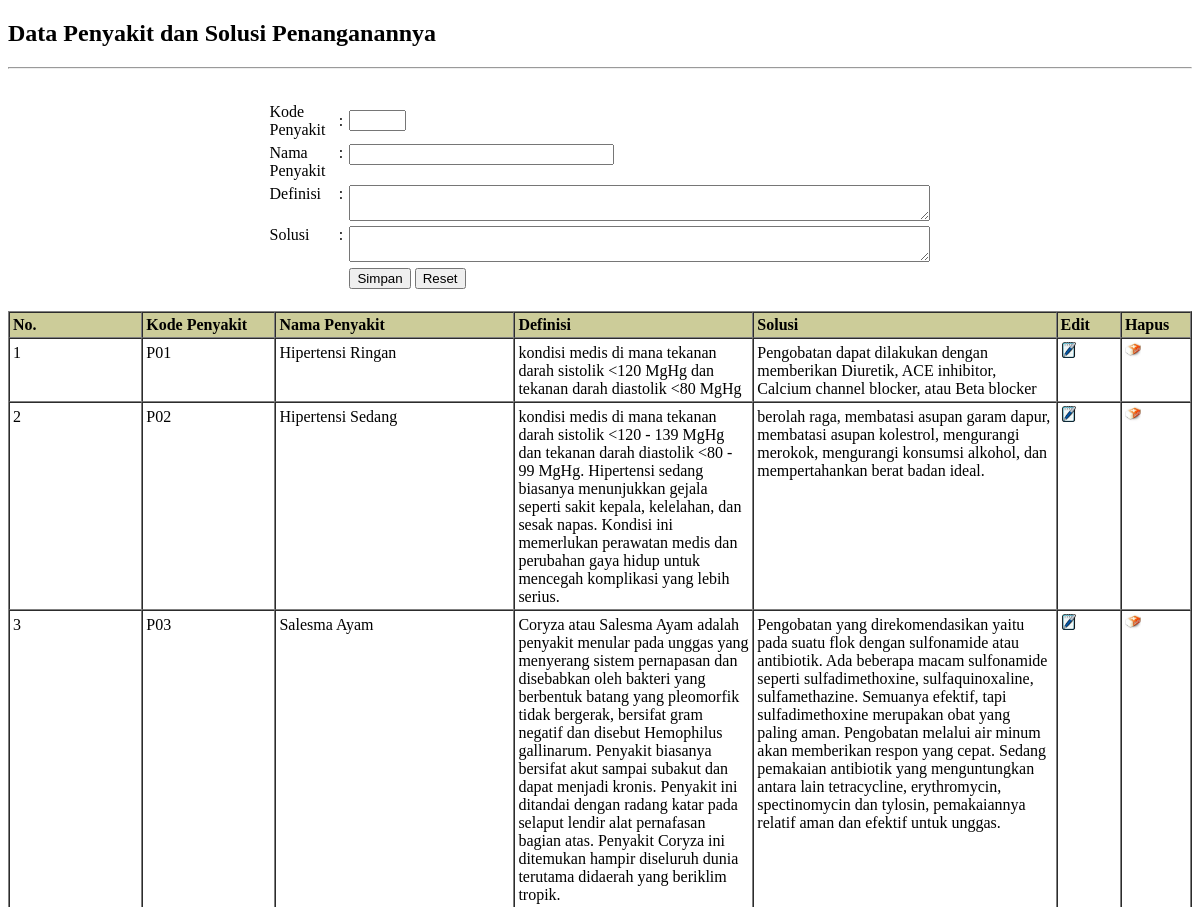
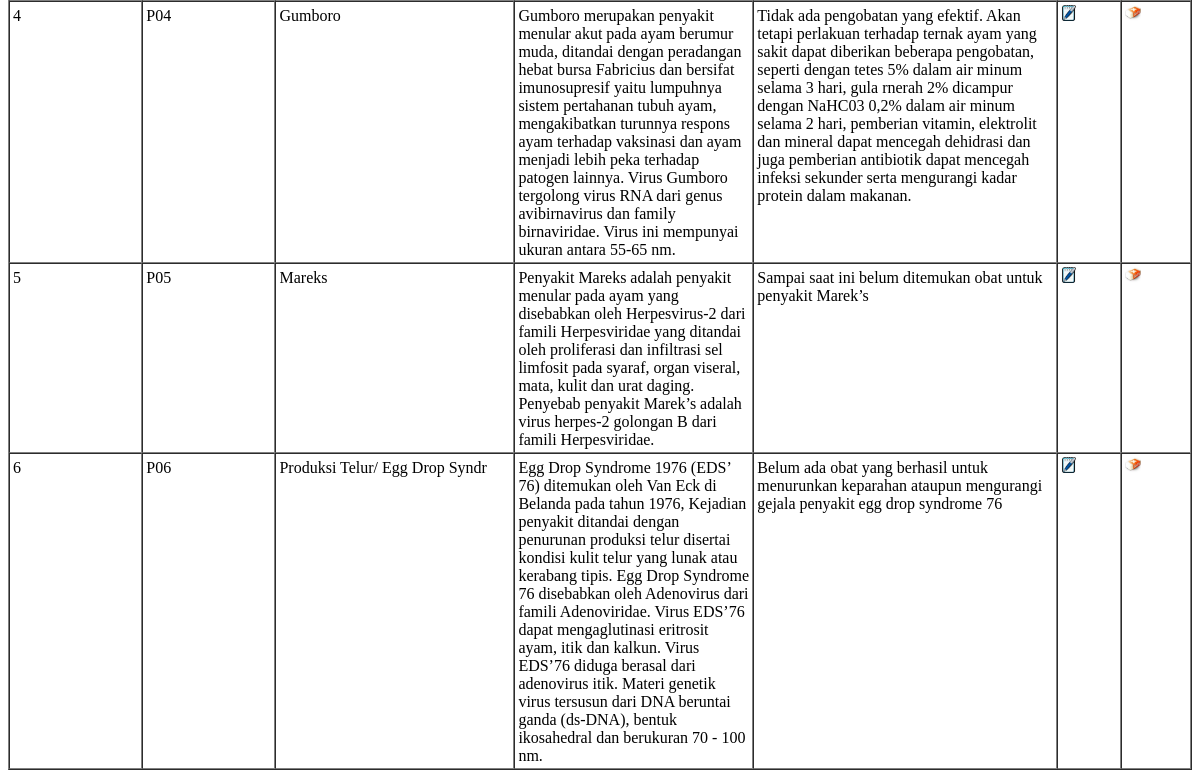
/admin/penyakit_solusi.php, run on an earlier commit of the app's database (2 pictures, top to bottom).
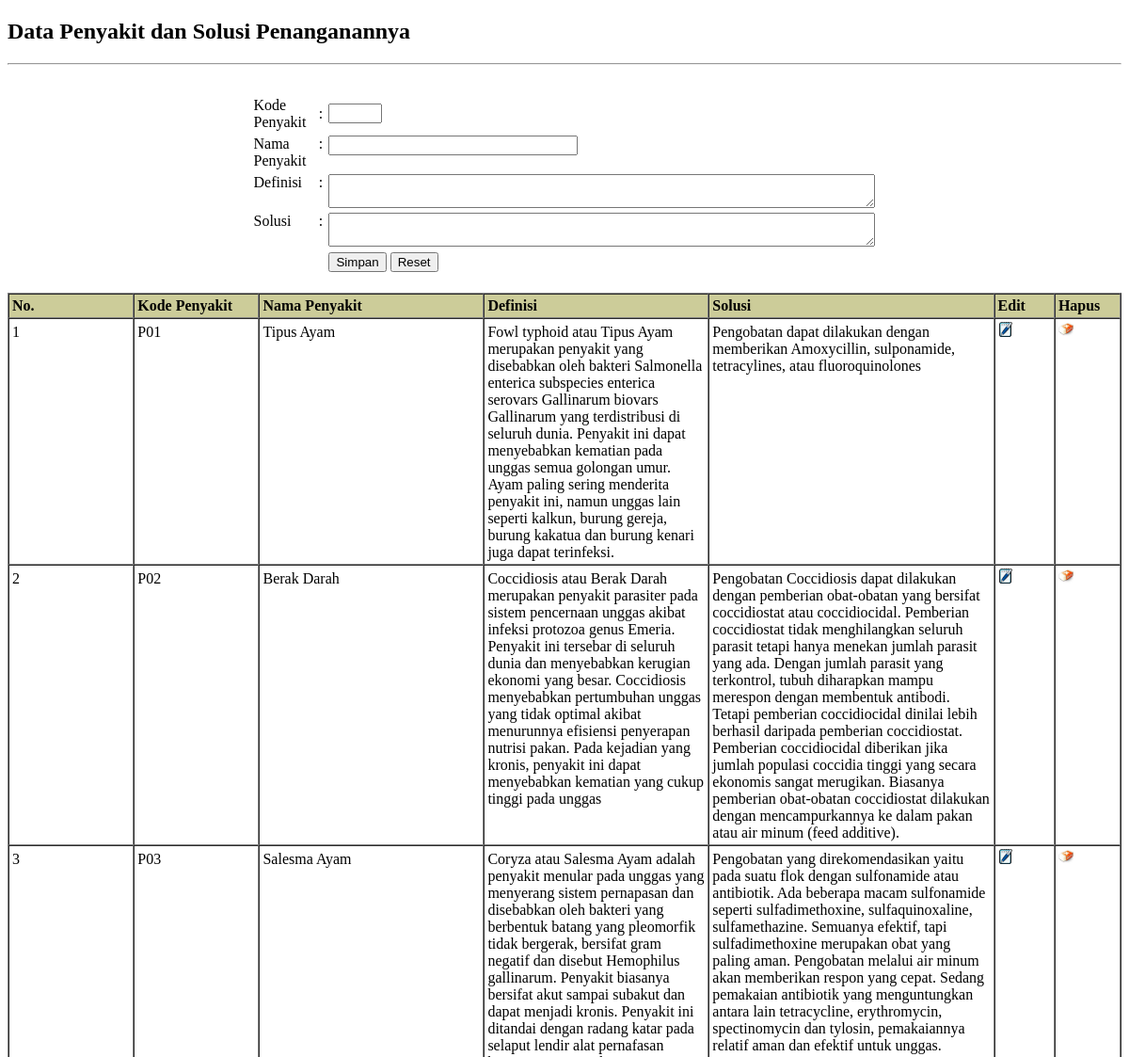
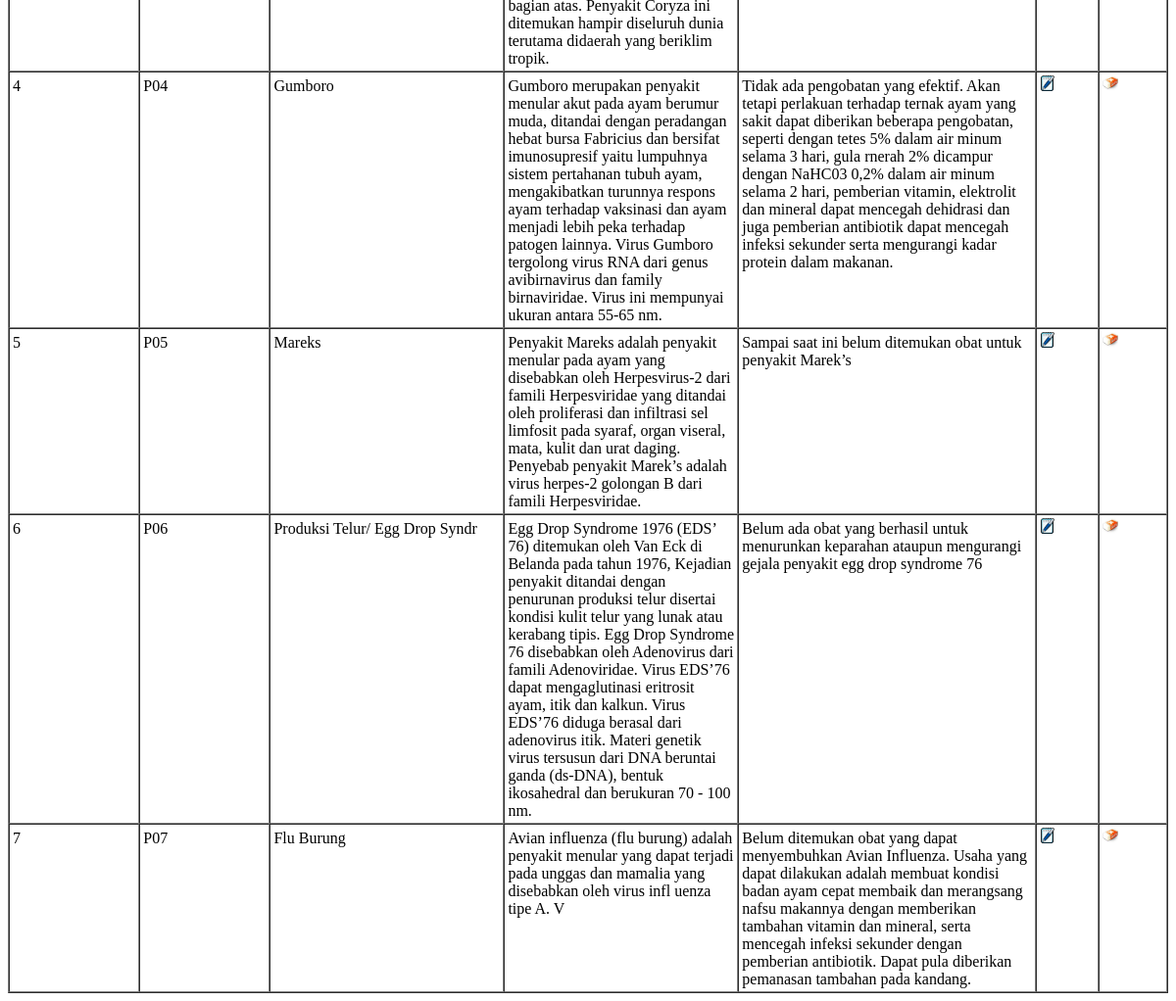
And on a later commit of the database (2 pictures, top to bottom).
### tables this page shows
CREATE TABLE `penyakit_solusi` (
  `kd_penyakit` char(4) NOT NULL,
  `nama_penyakit` varchar(30) DEFAULT NULL,
  `definisi` text DEFAULT NULL,
  `solusi` text DEFAULT NULL
);

### admin/penyakit_solusi.php (the view, shortened to what this page needs)
<!DOCTYPE HTML PUBLIC "-//W3C//DTD HTML 4.01 Transitional//EN"
"http://www.w3.org/TR/html4/loose.dtd">
<html>
<head>
</head>
<body>
<h2>Data Penyakit dan Solusi Penanganannya</h2><hr>
<form name="form3" method="post" onSubmit="return validasi(this);" action="simpanpenyakit.php">
<table class="tab" width="667" border="0" cellpadding="2" cellspacing="1" align="center">
  <tr align="center">
    <td colspan="3">&nbsp;</td>
  </tr>
  <tr>
    <td width="88">Kode Penyakit </td>
    <td width="10">:</td>
    <td width="180">
      <input name="kd_penyakit" type="text" id="kd_penyakit" size="4" maxlength="4">
</td>
  </tr>
  <tr valign="top">
    <td>Nama Penyakit</td>
    <td>:</td>
    <td>
      <input type="text" name="nama_penyakit" id="nama_penyakit" size="30" maxlength="30">
    </td>
  </tr>
  <tr valign="top">
    <td>Definisi</td>
    <td>:</td>
    <td>
      <textarea name="definisi" id="definisi" rows="2" cols="70"></textarea>
    </td>
  </tr>
  <tr valign="top">
    <td>Solusi</td>
    <td>:</td>
    <td>
<textarea name="solusi" id="solusi" rows="2" cols="70"></textarea>
</td>
  </tr>
  <tr>
    <td height="23">&nbsp;</td>
    <td>&nbsp;</td>
    <td>
      <input name="simpan" type="Submit" id="simpan" value="Simpan">
      <input type="submit" name="Submit" value="Reset">
    </td>
  </tr>
</table>
</form>
<br>
<div class="CSSTableGenerator">
<table id="tabel" width="100%" cellpadding="3" cellspacing="0" border="1" align="center">
  <tr valign="top" bgcolor="#CCCC99">
  	<td width="108"><strong>No.</strong></td>
    <td width="108"><strong>Kode Penyakit </strong></td>
    <td width="200"><strong>Nama Penyakit</strong></td>
	<td width="200"><strong>Definisi</strong></td>
    <td width="256"><strong>Solusi</strong></td>
    <td width="48"><strong>Edit</strong></td>
    <td width="53"><strong>Hapus</strong></td>
  </tr>
  <?php
	include "../koneksi.php";
	$sql = "SELECT * FROM penyakit_solusi ORDER BY kd_penyakit";
	$qry = mysqli_query($koneksi, $sql) or die ("SQL Error".mysqli_error($koneksi));
	$no=0;
	while ($data = mysqli_fetch_array ($qry)) {
	$no++;
   ?>
  <tr valign="baseline">
 	<td><?php echo $no; ?> </td>
    <td><?php echo $data['kd_penyakit']; ?></td>
    <td><?php echo $data['nama_penyakit']; ?></td>
	<td><?php echo $data['definisi']; ?></td>
    <td><?php echo $data['solusi']; ?></td>
    <td><a title="Edit Penyakit" href="edpenyakit.php?kdubah=<?php echo $data['kd_penyakit'];?>"><img src="image/edit.jpeg" width="16" height="16" border="0"></a></td>
    <td><a title="Hapus Penyakit" style="cursor:pointer;" onclick="return konfirmasi('<?php echo $data['kd_penyakit'];?>');"><img src="image/hapus.jpeg" width="16" height="16" ></a>
    </td>
  </tr>
  <?php
  } ?>
</table></div>
</body>
</html>

What changed in the data, as far as the page shows it:
changed penyakit_solusi "P01": nama_penyakit "Hipertensi Ringan" → "Tipus Ayam"; definisi "kondisi medis di mana tekanan darah sistolik <120 MgHg dan tekanan darah diastolik <80 MgHg" → "Fowl typhoid atau Tipus Ayam merupakan penyakit yang disebabkan oleh bakteri Salmonella enterica subspecies enterica serovars Gallinarum biovars Gallinarum yang terdistribusi di seluruh dunia. Penyakit ini dapat menyebabkan kematian pada unggas semua golongan umur. Ayam paling sering menderita penyakit ini, namun unggas lain seperti kalkun, burung gereja, burung kakatua dan burung kenari juga dapat terinfeksi."; solusi "Pengobatan dapat dilakukan dengan memberikan Diuretik, ACE inhibitor, Calcium channel blocker, atau Beta blocker" → "Pengobatan dapat dilakukan dengan memberikan Amoxycillin, sulponamide, tetracylines, atau fluoroquinolones"
changed penyakit_solusi "P02": nama_penyakit "Hipertensi Sedang" → "Berak Darah"; definisi "kondisi medis di mana tekanan darah sistolik <120 - 139 MgHg dan tekanan darah diastolik <80 - 99 MgHg. Hipertensi sedang biasanya menunjukkan gejala seperti sakit kepala, kelelahan, dan sesak napas. Kondisi ini memerlukan perawatan medis dan perubahan gaya hidup untuk mencegah komplikasi yang lebih serius." → "Coccidiosis atau Berak Darah merupakan penyakit parasiter pada sistem pencernaan unggas akibat infeksi protozoa genus Emeria. Penyakit ini tersebar di seluruh dunia dan menyebabkan kerugian ekonomi yang besar. Coccidiosis menyebabkan pertumbuhan unggas yang tidak optimal akibat menurunnya efisiensi penyerapan nutrisi pakan. Pada kejadian yang kronis, penyakit ini dapat menyebabkan kematian yang cukup tinggi pada unggas"; solusi "berolah raga, membatasi asupan garam dapur, membatasi asupan kolestrol, mengurangi merokok, mengurangi konsumsi alkohol, dan mempertahankan berat badan ideal." → "Pengobatan Coccidiosis dapat dilakukan dengan pemberian obat-obatan yang bersifat coccidiostat atau coccidiocidal. Pemberian coccidiostat tidak menghilangkan seluruh parasit tetapi hanya menekan jumlah parasit yang ada. Dengan jumlah parasit yang terkontrol, tubuh diharapkan mampu merespon dengan membentuk antibodi. Tetapi pemberian coccidiocidal dinilai lebih berhasil daripada pemberian coccidiostat. Pemberian coccidiocidal diberikan jika jumlah populasi coccidia tinggi yang secara ekonomis sangat merugikan. Biasanya pemberian obat-obatan coccidiostat dilakukan dengan mencampurkannya ke dalam pakan atau air minum (feed additive)."
added penyakit_solusi: kd_penyakit "P07", nama_penyakit "Flu Burung", definisi "Avian influenza (flu burung) adalah penyakit menular yang dapat terjadi pada unggas dan mamalia yang disebabkan oleh virus infl uenza tipe A. V", solusi "Belum ditemukan obat yang dapat menyembuhkan Avian Influenza. Usaha yang dapat dilakukan adalah membuat kondisi badan ayam cepat membaik dan merangsang nafsu makannya dengan memberikan tambahan vitamin dan mineral, serta mencegah infeksi sekunder dengan pemberian antibiotik. Dapat pula diberikan pemanasan tambahan pada kandang."
